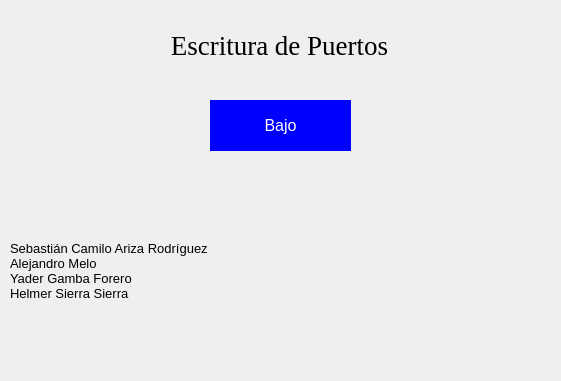
<?xml version="1.0" encoding="UTF-8"?>
<ui version="4.0">
 <class>Dialog</class>
 <widget class="QDialog" name="Dialog">
  <property name="geometry">
   <rect>
    <x>0</x>
    <y>0</y>
    <width>561</width>
    <height>381</height>
   </rect>
  </property>
  <property name="windowTitle">
   <string>Calculadora</string>
  </property>
  <property name="layoutDirection">
   <enum>Qt::LeftToRight</enum>
  </property>
  <property name="sizeGripEnabled">
   <bool>false</bool>
  </property>
  <property name="modal">
   <bool>false</bool>
  </property>
  <widget class="QLabel" name="title_window">
   <property name="geometry">
    <rect>
     <x>34</x>
     <y>30</y>
     <width>491</width>
     <height>31</height>
    </rect>
   </property>
   <property name="font">
    <font>
     <family>Georgia</family>
     <pointsize>20</pointsize>
    </font>
   </property>
   <property name="layoutDirection">
    <enum>Qt::LeftToRight</enum>
   </property>
   <property name="autoFillBackground">
    <bool>false</bool>
   </property>
   <property name="text">
    <string>Escritura de Puertos</string>
   </property>
   <property name="alignment">
    <set>Qt::AlignCenter</set>
   </property>
  </widget>
  <widget class="QLabel" name="label">
   <property name="geometry">
    <rect>
     <x>10</x>
     <y>220</y>
     <width>211</width>
     <height>101</height>
    </rect>
   </property>
   <property name="font">
    <font>
     <family>Arial</family>
     <pointsize>10</pointsize>
    </font>
   </property>
   <property name="text">
    <string>Sebastián Camilo Ariza Rodríguez
Alejandro Melo
Yader Gamba Forero
Helmer Sierra Sierra</string>
   </property>
  </widget>
  <widget class="QLabel" name="label_2">
   <property name="geometry">
    <rect>
     <x>230</x>
     <y>230</y>
     <width>310</width>
     <height>121</height>
    </rect>
   </property>
   <property name="text">
    <string/>
   </property>
   <property name="pixmap">
    <pixmap resource="logo.qrc">:/images/logo.png</pixmap>
   </property>
  </widget>
  <widget class="QLabel" name="estado_pulsador">
   <property name="geometry">
    <rect>
     <x>210</x>
     <y>100</y>
     <width>141</width>
     <height>51</height>
    </rect>
   </property>
   <property name="font">
    <font>
     <family>Arial</family>
     <pointsize>12</pointsize>
    </font>
   </property>
   <property name="styleSheet">
    <string notr="true">background-color: blue; color: white</string>
   </property>
   <property name="text">
    <string>Bajo</string>
   </property>
   <property name="alignment">
    <set>Qt::AlignCenter</set>
   </property>
  </widget>
 </widget>
 <resources>
  <include location="logo.qrc"/>
 </resources>
 <connections/>
</ui>
